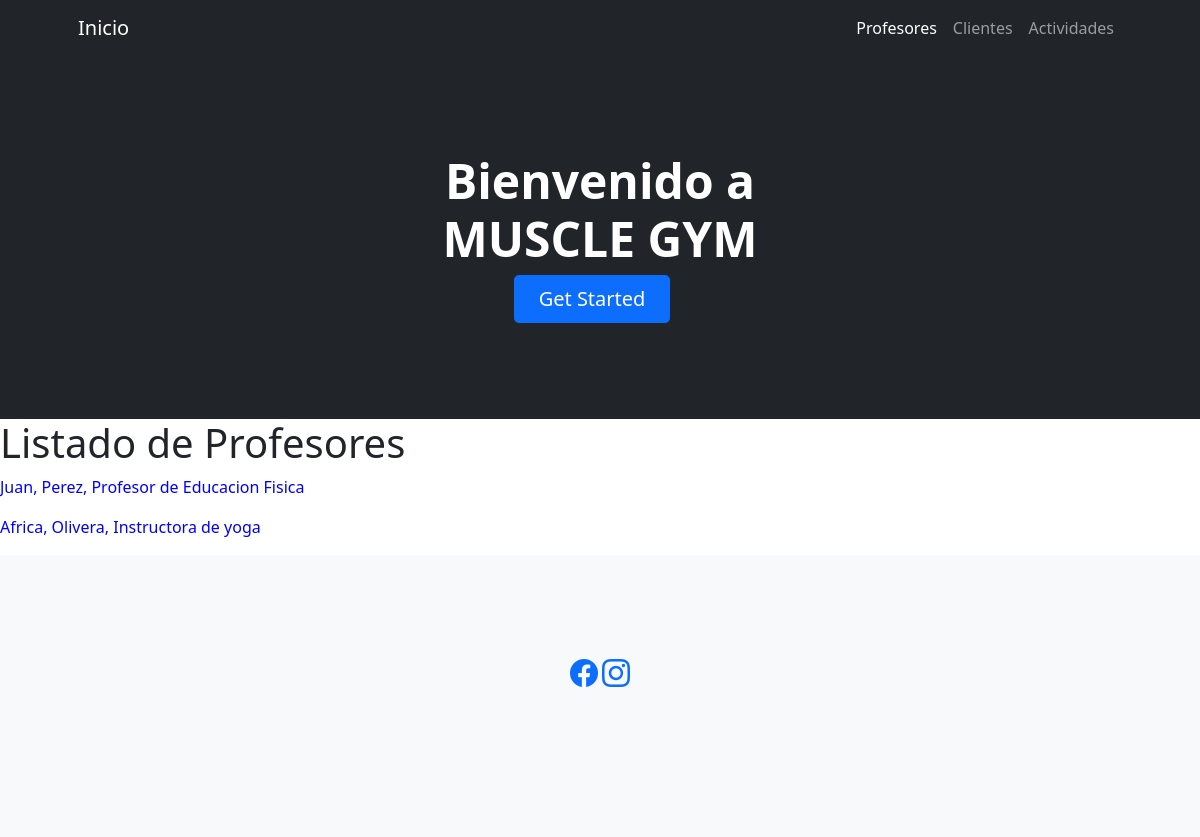
The page /appgimnasio/profesores/ on the database its author committed.
### gimnasio/models.py (models this page shows)
class Profesores(models.Model):
    nombre = models.CharField(max_length=50)
    apellido = models.CharField(max_length=50)
    profesion = models.CharField(max_length=50)

### gimnasio/views.py (the view)
# urls.py: path('profesores/', profesores, name = "profesores"),
def profesores(request):
    profesores = Profesores.objects.all()
    context = {
        "profesores": profesores
    }
    return render(request, "gimnasio/profesores.html", context)

### gimnasio/templates/gimnasio/profesores.html (shortened to what this page needs)
{% extends 'gimnasio/base.html' %}
{% block info %}
<h1> Listado de Profesores </h1>
    {% for profesor in profesores %}
        <p style="color: blue"> {{profesor.nombre}}, {{profesor.apellido}}, {{profesor.profesion}}</p>
    {% endfor %}
{% endblock %}

### rows shown on the page
Profesores: nombre "Juan", apellido "Perez", profesion "Profesor de Educacion Fisica"
Profesores: nombre "Africa", apellido "Olivera", profesion "Instructora de yoga"
